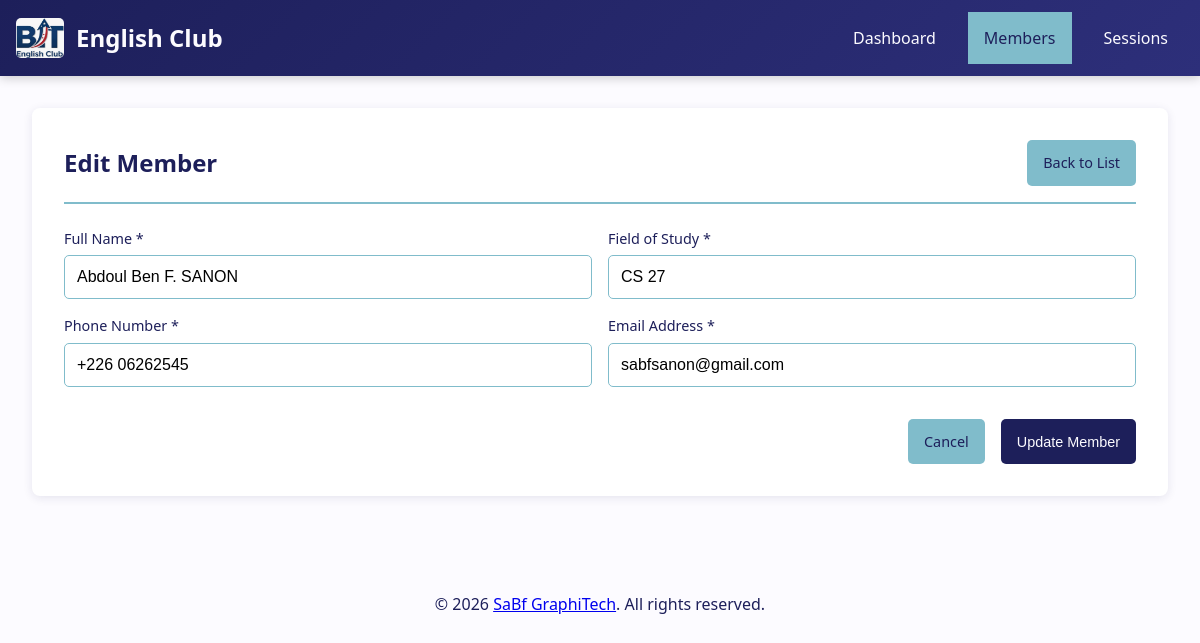
The app's page /?page=members&action=edit&id=1 with its own data.
### tables this page shows
CREATE TABLE `members` (
  `id` int NOT NULL AUTO_INCREMENT,
  `name` varchar(100) NOT NULL,
  `field` varchar(100) NOT NULL,
  `phone` varchar(20) NOT NULL,
  `email` varchar(100) DEFAULT NULL,
  `created_at` timestamp NULL DEFAULT CURRENT_TIMESTAMP,
  `updated_at` timestamp NULL DEFAULT CURRENT_TIMESTAMP ON UPDATE CURRENT_TIMESTAMP,
  PRIMARY KEY (`id`),
  UNIQUE KEY `email` (`email`)
);

### controllers/MemberController.php (called while the page is built, shortened)
<?php
require_once __DIR__ . '/../models/Member.php';
class MemberController {
    private $memberModel;
    public function __construct() {
        $this->memberModel = new Member();
    }
    public function edit($id) {
        $member = $this->memberModel->getById($id);
        return [
            'view' => 'views/members/form.php',
            'data' => ['member' => $member]
        ];
    }
}

### config/database.php (called while the page is built, shortened)
<?php
class Database {
    private static $instance = null;
    private $connection;
    private $host = 'localhost';
    private $dbname = 'english_club';
    private $username = 'root';
    private $password = 'sabf2005';
    private $charset = 'utf8mb4';
    private function __construct() {
        $dsn = "mysql:host={$this->host};dbname={$this->dbname};charset={$this->charset}";
        $options = [
            PDO::ATTR_ERRMODE => PDO::ERRMODE_EXCEPTION,
            PDO::ATTR_DEFAULT_FETCH_MODE => PDO::FETCH_ASSOC,
            PDO::ATTR_EMULATE_PREPARES => false,
            PDO::ATTR_PERSISTENT => true,
        ];
        try {
            $this->connection = new PDO($dsn, $this->username, $this->password, $options);
        } catch (PDOException $e) {
            throw new PDOException("Database connection failed: " . $e->getMessage(), (int)$e->getCode());
        }
    }
    public static function getInstance() {
        if (self::$instance === null) {
            self::$instance = new self();
        }
        return self::$instance;
    }
    public function query($sql, $params = []) {
        try {
            $stmt = $this->connection->prepare($sql);
            $stmt->execute($params);
            return $stmt;
        } catch (PDOException $e) {
            throw new PDOException("Query failed: " . $e->getMessage(), (int)$e->getCode());
        }
    }
}

### models/Member.php (called while the page is built, shortened)
<?php
require_once __DIR__ . '/../config/database.php';
class Member {
    private $db;
    public function __construct() {
        $this->db = Database::getInstance();
    }
    public function getById($id) {
        $sql = "SELECT * FROM members WHERE id = ?";
        $stmt = $this->db->query($sql, [$id]);
        return $stmt->fetch();
    }
}

### views/members/form.php (the view, shortened to what this page needs)
<div class="card">
    <div class="card-header">
        <h2 class="card-title"><?= isset($member) ? 'Edit Member' : 'Add New Member' ?></h2>
        <a href="?page=members" class="btn btn-secondary">Back to List</a>
    </div>
    <form method="POST" action="?page=members<?= isset($member) ? '&action=update&id=' . $member['id'] : '&action=store' ?>">
        <div class="form-row">
            <div class="form-group">
                <label for="name" class="form-label">Full Name *</label>
                <input type="text" id="name" name="name" class="form-control"
                       value="<?= htmlspecialchars($member['name'] ?? '') ?>" required>
            </div>
            <div class="form-group">
                <label for="field" class="form-label">Field of Study *</label>
                <input type="text" id="field" name="field" class="form-control"
                       value="<?= htmlspecialchars($member['field'] ?? '') ?>" required>
            </div>
        </div>
        <div class="form-row">
            <div class="form-group">
                <label for="phone" class="form-label">Phone Number *</label>
                <input type="tel" id="phone" name="phone" class="form-control"
                       value="<?= htmlspecialchars($member['phone'] ?? '') ?>" required>
            </div>
            <div class="form-group">
                <label for="email" class="form-label">Email Address *</label>
                <input type="email" id="email" name="email" class="form-control"
                       value="<?= htmlspecialchars($member['email'] ?? '') ?>" required>
            </div>
        </div>
        <div style="display: flex; gap: 1rem; justify-content: flex-end; margin-top: 1rem; flex-wrap: wrap;">
            <a href="?page=members" class="btn btn-secondary">Cancel</a>
            <button type="submit" class="btn btn-primary">
                <?= isset($member) ? 'Update Member' : 'Add Member' ?>
            </button>
        </div>
    </form>
</div>

### assets/css/style.css (style rules this page uses)
*, *::before, *::after { box-sizing: border-box; }
body { font-family: 'Segoe UI', Tahoma, Geneva, Verdana, sans-serif; background-color: #FCFBFF; margin: 0; padding: 0; line-height: 1.5; color: #1D1F5A; }
.card { background: white; border-radius: 8px; box-shadow: 0 2px 10px rgba(29, 31, 90, 0.1); padding: 1rem; margin-bottom: 1rem; width: 100%; }
.card-header { display: flex; flex-direction: column; gap: 0.75rem; margin-bottom: 1rem; padding-bottom: 0.75rem; border-bottom: 2px solid #80BCCB; align-items: flex-start; }
.card-title { font-size: 1.25rem; color: #1D1F5A; margin: 0; }
.btn { padding: 0.75rem 1rem; border: none; border-radius: 5px; cursor: pointer; font-size: 0.9rem; text-decoration: none; display: inline-flex; align-items: center; justify-content: center; transition: all 0.3s; min-height: 44px; min-width: 44px; box-sizing: border-box; }
.btn-primary { background: #1D1F5A; color: #FCFBFF; }
.btn-secondary { background: #80BCCB; color: #1D1F5A; }
.form-group { margin-bottom: 1rem; width: 100%; }
.form-label { display: block; margin-bottom: 0.375rem; color: #1D1F5A; font-weight: 500; font-size: 0.9rem; }
.form-control { width: 100%; padding: 0.75rem; border: 1px solid #80BCCB; border-radius: 5px; font-size: 1rem; min-height: 44px; box-sizing: border-box; }
.form-row { display: flex; flex-direction: column; gap: 1rem; }
@media (min-width: 768px) { .card { padding: 1.5rem; margin-bottom: 1.5rem; } }
@media (min-width: 768px) { .card-header { flex-direction: row; justify-content: space-between; align-items: center; margin-bottom: 1.5rem; padding-bottom: 1rem; } }
@media (min-width: 768px) { .card-title { font-size: 1.5rem; } }
@media (min-width: 768px) { .form-row { display: grid; grid-template-columns: repeat(2, 1fr); gap: 1rem; } }
@media (min-width: 1024px) { .card { padding: 2rem; margin-bottom: 2rem; } }
@media (min-width: 1024px) { .form-row { grid-template-columns: repeat(auto-fit, minmax(200px, 1fr)); } }

### records on screen
members: name "Abdoul Ben F. SANON", field "CS 27", phone "+226 06262545", email "sabfsanon@gmail.com"
